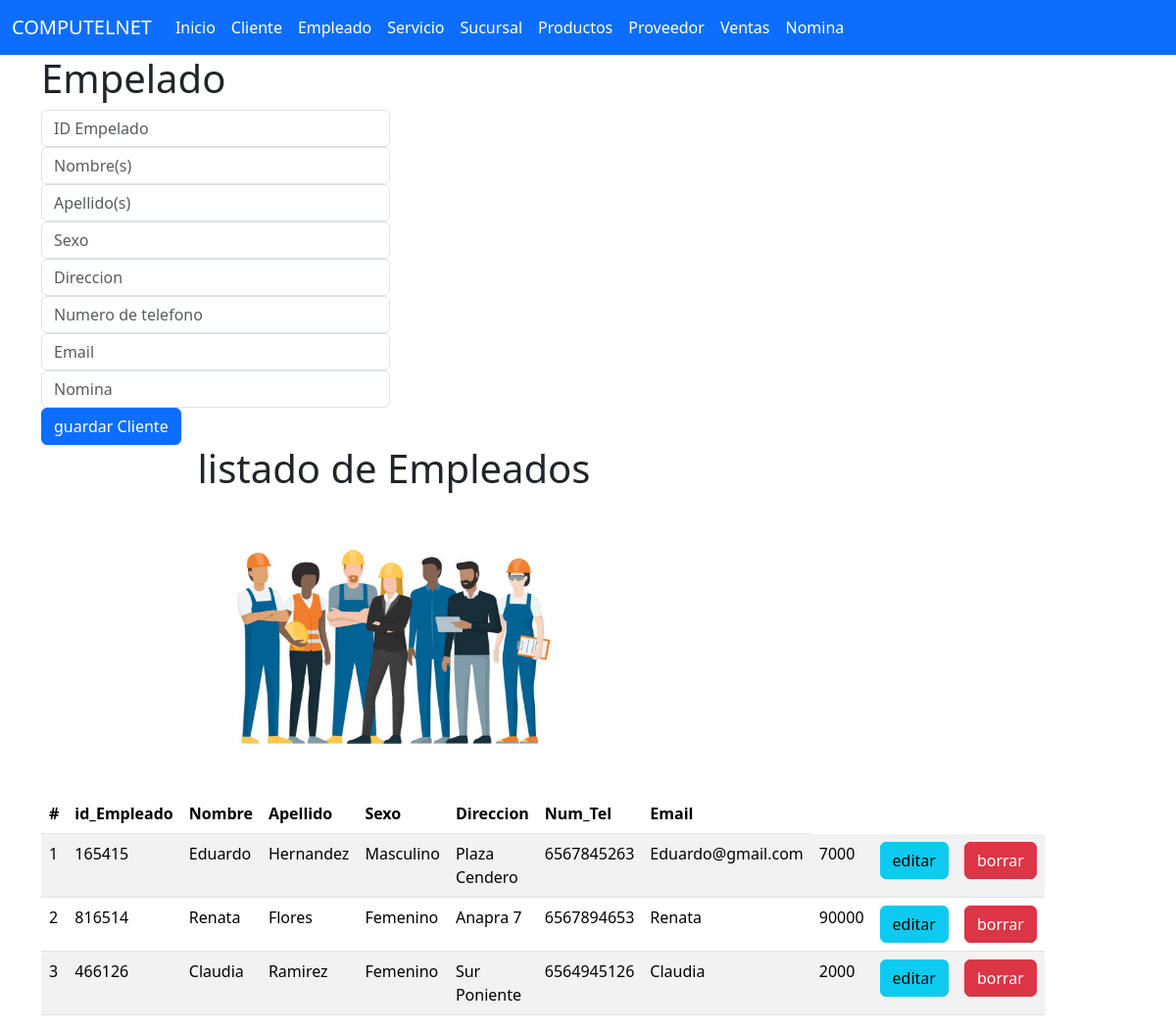
The app's page /empleados with its own data.
### empleado_app/models.py (models this page shows, shortened)
class Empleados (models.Model):
    Id_Empleado=models.CharField(primary_key=True,max_length=6)
    Nombre=models.CharField(max_length=100)
    Apellido=models.CharField(max_length=100)
    Sexo=models.CharField(max_length=20)
    Direccion=models.CharField(max_length=180)
    Num_Tel=models.CharField(max_length=10)
    Email=models.CharField(max_length=180)
    Nomina=models.CharField(max_length=10000)

### empleado_app/views.py (the view)
# urls.py: path('empleados',views.inicio_vista,name='empleados'),
def inicio_vista(request):
    ListadoEmpleado=Empleados.objects.all()
    return render(request,'gestionarEmpleado.html',{'listaClientes':ListadoEmpleado})

### empleado_app/templates/gestionarEmpleado.html (shortened to what this page needs)
{% extends "base.html" %}
{% block cuerpo %}
{% load static %}
<div class="row">
    <div class="col-sm-12  col-md-4 col-lg-4 col-xl-4">
        <h1>Empelado</h1>
        <div class="car-body">
            <form action="registrarEmpleado/" method="POST"> {% csrf_token %}
                <div class="form-group">
                    <input type="text" id="txtid_Empleado" name="txtid_Empleado" class="form-control" placeholder="ID Empelado" minlength="1" maxlength="6" required>
                </div>
                <div class="form-group ">
                    <input type="text" id="txtNombre" name="txtNombre"  class="form-control" placeholder="Nombre(s)" minlength="1" maxlength="100" required>
                </div>
                <div class="form-group">
                    <input type="text" id="txtApellido" name="txtApellido"  class="form-control" placeholder="Apellido(s)" min="1" max="100" required>
                </div>
                <div class="form-group">
                    <input type="text" id="txtSexo" name="txtSexo"  class="form-control" placeholder="Sexo" min="1" max="20" required>
                </div>
                <div class="form-group">
                    <input type="text" id="txtDireccion" name="txtDireccion"  class="form-control" placeholder="Direccion" min="1" max="180" required>
                </div>
                <div class="form-group">
                    <input type="text" id="txtNum_Tel" name="txtNum_Tel"  class="form-control" placeholder="Numero de telefono" min="1" maxlength="10" required>
                </div>
                <div class="form-group">
                    <input type="text" id="txtEmail" name="txtEmail"  class="form-control" placeholder="Email" min="1" max="180" required>
                </div>
                <div class="form-group">
                    <input type="text" id="txtNomina" name="txtNomina"  class="form-control" placeholder="Nomina" min="1" max="180" required>
                </div>
                <div class="car-body">
                <button type="submit" class="btn btn-primary">guardar Cliente</button>
                </div>
            </form>
        </div>
    </div>
<div class="row">
    <div class="col-sm-12  col-md-8 col-lg-8 col-xl-8">
        <center>
            <h1>listado de Empleados</h1>
        <img class="w-59" src="{% static 'img/empleados.jpg'%}" alt="nava" width="400" height="300">
        </center>
                <table class="table table-striped">
                    <thead>
                    <tr>
                        <th scope="col">#</th>
                        <th scope="col">id_Empleado</th>
                        <th scope="col">Nombre</th>
                        <th scope="col">Apellido</th>
                        <th scope="col">Sexo</th>
                        <th scope="col">Direccion</th>
                        <th scope="col">Num_Tel</th>
                        <th scope="col">Email</th>
                    </tr>
                    </thead>
                    <tbody>
                        {% for m in listaClientes %}
                        <tr>
                        <td>{{forloop.counter}}</td>
                        <td>{{m.Id_Empleado}}</td>
                        <td>{{m.Nombre}}</td>
                        <td>{{m.Apellido}}</td>
                        <td>{{m.Sexo}}</td>
                        <td>{{m.Direccion}}</td>
                        <td>{{m.Num_Tel}}</td>
                        <td>{{m.Email}}</td>
                        <td>{{m.Nomina}}</td>
                        <td><a href="seleccionarEmpleado/{{m.Id_Empleado}}" class="btn btn-info">editar</a> </td>
                        <td><a href="borrarEmpleado/{{m.Id_Empleado}}" class="btn btn-danger">borrar</a> </td>
                        </tr>
                        {% endfor %}
                    </tbody>
                </table>
    </div>
</div>
</div>
{% endblock %}

### records on screen
Empleados: Id_Empleado "165415", Nombre "Eduardo", Apellido "Hernandez", Sexo "Masculino", Direccion "Plaza Cendero", Num_Tel "6567845263", Email "Eduardo@gmail.com", Nomina "7000"
Empleados: Id_Empleado "816514", Nombre "Renata", Apellido "Flores", Sexo "Femenino", Direccion "Anapra 7", Num_Tel "6567894653", Email "Renata", Nomina "90000"
Empleados: Id_Empleado "466126", Nombre "Claudia", Apellido "Ramirez", Sexo "Femenino", Direccion "Sur Poniente", Num_Tel "6564945126", Email "Claudia", Nomina "2000"
